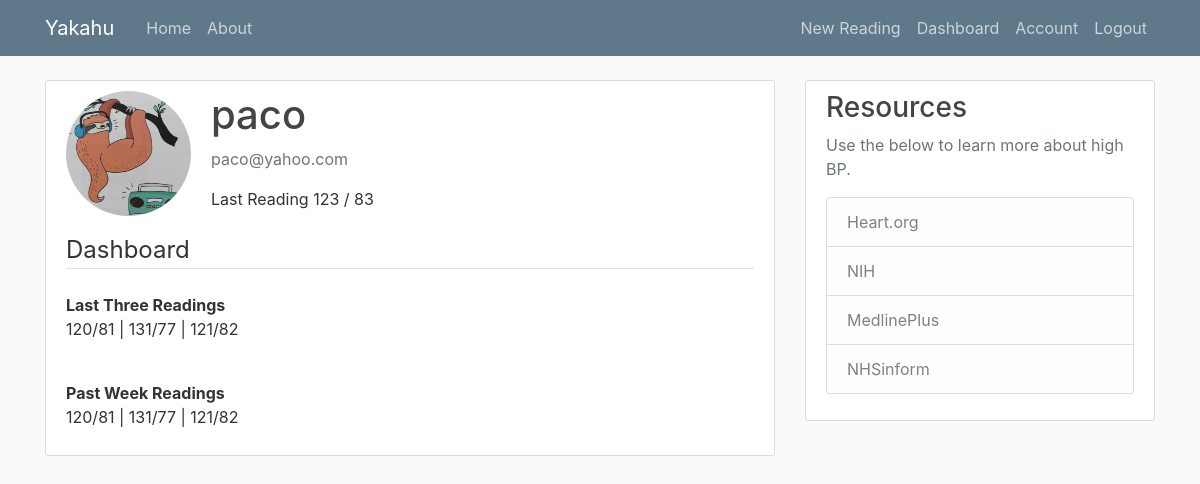
/dashboard (signed in), run on an earlier commit of the app's database.
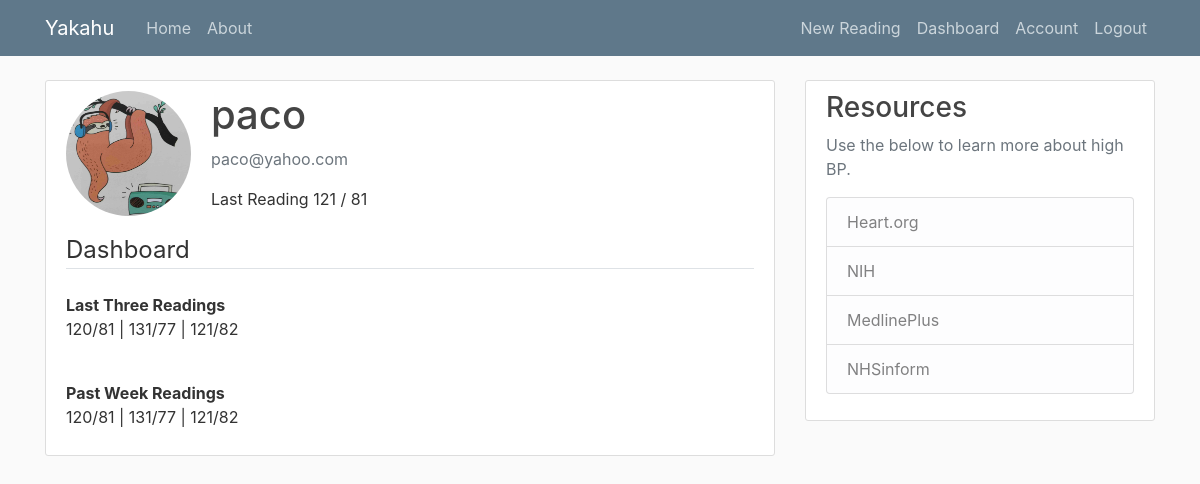
And on a later commit of the database.
### mbp/models.py (models this page shows, shortened)
class Reading(db.Model):
    id = db.Column(db.Integer, primary_key=True)
    sys = db.Column(db.String(3), nullable=False)
    dia = db.Column(db.String(3), nullable=False)
    notes = db.Column(db.Text, nullable=False)
    date_posted = db.Column(db.DateTime, nullable=False, default=datetime.utcnow)
    user_id = db.Column(db.Integer, db.ForeignKey('user.id'), nullable=False)

### mbp/users/routes.py (the view)
@users.route('/dashboard')
@login_required
def dashboard():
    image_file = url_for('static', filename='profile_pics/' + current_user.image_file)
    lreading = Reading.query.order_by(Reading.id.desc()).first()
    return render_template('dashboard.html', title='Dashboard', image_file=image_file, lreading=lreading) #reading=reading, user=user)

### mbp/models.py (called while the page is built)
@login_manager.user_loader
def load_user(user_id):
    return User.query.get(int(user_id))

### mbp/templates/dashboard.html
{% extends "base.html" %}
{% block content %}
<div class="content-section">
  <div class="media">
    <img class="rounded-circle account-img" src="{{ image_file }}">
    <div class="media-body">
      <h2 class="account-heading">{{ current_user.username }}</h2>
      <p class="text-secondary">{{ current_user.email }}</p>
      <p>Last Reading {{ lreading.sys }} / {{ lreading.dia}}</p>
    </div>
  </div>
  <legend class="border-bottom mb-4">Dashboard</legend>
  <text class="font-weight-bold">Last Three Readings</text>
  <p>120/81 | 131/77 | 121/82</p>
  <br />
  <text class="font-weight-bold">Past Week Readings</text>
  <p>120/81 | 131/77 | 121/82</p>
</div>
{% endblock content %}

What changed in the data, as far as the page shows it:
no longer on this page (row unchanged): Reading: sys "123", dia "83"
added Reading: sys "121", dia "81"
